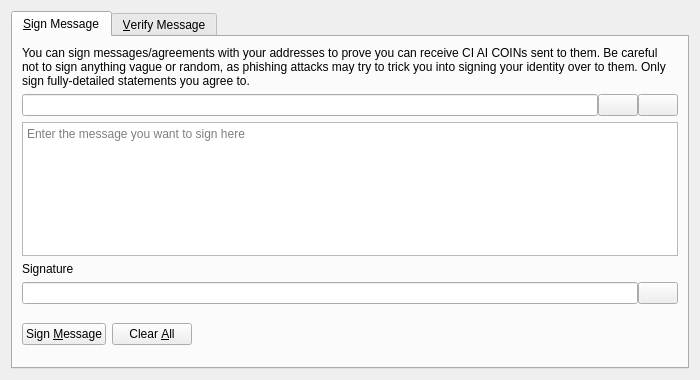
<?xml version="1.0" encoding="UTF-8"?>
<ui version="4.0">
 <class>SignVerifyMessageDialog</class>
 <widget class="QDialog" name="SignVerifyMessageDialog">
  <property name="geometry">
   <rect>
    <x>0</x>
    <y>0</y>
    <width>700</width>
    <height>380</height>
   </rect>
  </property>
  <property name="windowTitle">
   <string>Signatures - Sign / Verify a Message</string>
  </property>
  <property name="modal">
   <bool>true</bool>
  </property>
  <layout class="QVBoxLayout" name="verticalLayout">
   <item>
    <widget class="QTabWidget" name="tabWidget">
     <property name="currentIndex">
      <number>0</number>
     </property>
     <widget class="QWidget" name="tabSignMessage">
      <attribute name="title">
       <string>&amp;Sign Message</string>
      </attribute>
      <layout class="QVBoxLayout" name="verticalLayout_SM">
       <item>
        <widget class="QLabel" name="infoLabel_SM">
         <property name="text">
          <string>You can sign messages/agreements with your addresses to prove you can receive CI AI COINs sent to them. Be careful not to sign anything vague or random, as phishing attacks may try to trick you into signing your identity over to them. Only sign fully-detailed statements you agree to.</string>
         </property>
         <property name="textFormat">
          <enum>Qt::PlainText</enum>
         </property>
         <property name="wordWrap">
          <bool>true</bool>
         </property>
        </widget>
       </item>
       <item>
        <layout class="QHBoxLayout" name="horizontalLayout_1_SM">
         <property name="spacing">
          <number>0</number>
         </property>
         <item>
          <widget class="QValidatedLineEdit" name="addressIn_SM">
           <property name="toolTip">
            <string>The CI AI COIN address to sign the message with</string>
           </property>
          </widget>
         </item>
         <item>
          <widget class="QPushButton" name="addressBookButton_SM">
           <property name="toolTip">
            <string>Choose previously used address</string>
           </property>
           <property name="text">
            <string/>
           </property>
           <property name="icon">
            <iconset resource="../CI AI COIN.qrc">
             <normaloff>:/icons/address-book</normaloff>:/icons/address-book</iconset>
           </property>
           <property name="shortcut">
            <string>Alt+A</string>
           </property>
           <property name="autoDefault">
            <bool>false</bool>
           </property>
          </widget>
         </item>
         <item>
          <widget class="QPushButton" name="pasteButton_SM">
           <property name="toolTip">
            <string>Paste address from clipboard</string>
           </property>
           <property name="text">
            <string/>
           </property>
           <property name="icon">
            <iconset resource="../CI AI COIN.qrc">
             <normaloff>:/icons/editpaste</normaloff>:/icons/editpaste</iconset>
           </property>
           <property name="shortcut">
            <string>Alt+P</string>
           </property>
           <property name="autoDefault">
            <bool>false</bool>
           </property>
          </widget>
         </item>
        </layout>
       </item>
       <item>
        <widget class="QPlainTextEdit" name="messageIn_SM">
         <property name="toolTip">
          <string>Enter the message you want to sign here</string>
         </property>
         <property name="placeholderText">
          <string>Enter the message you want to sign here</string>
         </property>
        </widget>
       </item>
       <item>
        <widget class="QLabel" name="signatureLabel_SM">
         <property name="text">
          <string>Signature</string>
         </property>
         <property name="textFormat">
          <enum>Qt::PlainText</enum>
         </property>
        </widget>
       </item>
       <item>
        <layout class="QHBoxLayout" name="horizontalLayout_2_SM">
         <property name="spacing">
          <number>0</number>
         </property>
         <item>
          <widget class="QLineEdit" name="signatureOut_SM">
           <property name="font">
            <font>
             <italic>true</italic>
            </font>
           </property>
           <property name="readOnly">
            <bool>true</bool>
           </property>
          </widget>
         </item>
         <item>
          <widget class="QPushButton" name="copySignatureButton_SM">
           <property name="toolTip">
            <string>Copy the current signature to the system clipboard</string>
           </property>
           <property name="text">
            <string/>
           </property>
           <property name="icon">
            <iconset resource="../CI AI COIN.qrc">
             <normaloff>:/icons/editcopy</normaloff>:/icons/editcopy</iconset>
           </property>
           <property name="autoDefault">
            <bool>false</bool>
           </property>
          </widget>
         </item>
        </layout>
       </item>
       <item>
        <layout class="QHBoxLayout" name="horizontalLayout_3_SM">
         <item>
          <widget class="QPushButton" name="signMessageButton_SM">
           <property name="toolTip">
            <string>Sign the message to prove you own this CI AI COIN address</string>
           </property>
           <property name="text">
            <string>Sign &amp;Message</string>
           </property>
           <property name="icon">
            <iconset resource="../CI AI COIN.qrc">
             <normaloff>:/icons/edit</normaloff>:/icons/edit</iconset>
           </property>
           <property name="autoDefault">
            <bool>false</bool>
           </property>
          </widget>
         </item>
         <item>
          <widget class="QPushButton" name="clearButton_SM">
           <property name="toolTip">
            <string>Reset all sign message fields</string>
           </property>
           <property name="text">
            <string>Clear &amp;All</string>
           </property>
           <property name="icon">
            <iconset resource="../CI AI COIN.qrc">
             <normaloff>:/icons/remove</normaloff>:/icons/remove</iconset>
           </property>
           <property name="autoDefault">
            <bool>false</bool>
           </property>
          </widget>
         </item>
         <item>
          <spacer name="horizontalSpacer_1_SM">
           <property name="orientation">
            <enum>Qt::Horizontal</enum>
           </property>
           <property name="sizeHint" stdset="0">
            <size>
             <width>40</width>
             <height>48</height>
            </size>
           </property>
          </spacer>
         </item>
         <item>
          <widget class="QLabel" name="statusLabel_SM">
           <property name="font">
            <font>
             <weight>75</weight>
             <bold>true</bold>
            </font>
           </property>
           <property name="text">
            <string/>
           </property>
           <property name="wordWrap">
            <bool>true</bool>
           </property>
          </widget>
         </item>
         <item>
          <spacer name="horizontalSpacer_2_SM">
           <property name="orientation">
            <enum>Qt::Horizontal</enum>
           </property>
           <property name="sizeHint" stdset="0">
            <size>
             <width>40</width>
             <height>48</height>
            </size>
           </property>
          </spacer>
         </item>
        </layout>
       </item>
      </layout>
     </widget>
     <widget class="QWidget" name="tabVerifyMessage">
      <attribute name="title">
       <string>&amp;Verify Message</string>
      </attribute>
      <layout class="QVBoxLayout" name="verticalLayout_VM">
       <item>
        <widget class="QLabel" name="infoLabel_VM">
         <property name="text">
          <string>Enter the receiver's address, message (ensure you copy line breaks, spaces, tabs, etc. exactly) and signature below to verify the message. Be careful not to read more into the signature than what is in the signed message itself, to avoid being tricked by a man-in-the-middle attack. Note that this only proves the signing party receives with the address, it cannot prove sendership of any transaction!</string>
         </property>
         <property name="textFormat">
          <enum>Qt::PlainText</enum>
         </property>
         <property name="alignment">
          <set>Qt::AlignLeading|Qt::AlignLeft|Qt::AlignTop</set>
         </property>
         <property name="wordWrap">
          <bool>true</bool>
         </property>
        </widget>
       </item>
       <item>
        <layout class="QHBoxLayout" name="horizontalLayout_1_VM">
         <property name="spacing">
          <number>0</number>
         </property>
         <item>
          <widget class="QValidatedLineEdit" name="addressIn_VM">
           <property name="toolTip">
            <string>The CI AI COIN address the message was signed with</string>
           </property>
          </widget>
         </item>
         <item>
          <widget class="QPushButton" name="addressBookButton_VM">
           <property name="toolTip">
            <string>Choose previously used address</string>
           </property>
           <property name="text">
            <string/>
           </property>
           <property name="icon">
            <iconset resource="../CI AI COIN.qrc">
             <normaloff>:/icons/address-book</normaloff>:/icons/address-book</iconset>
           </property>
           <property name="shortcut">
            <string>Alt+A</string>
           </property>
           <property name="autoDefault">
            <bool>false</bool>
           </property>
          </widget>
         </item>
        </layout>
       </item>
       <item>
        <widget class="QPlainTextEdit" name="messageIn_VM">
          <property name="toolTip">
            <string>The signed message to verify</string>
          </property>
          <property name="placeholderText">
            <string>The signed message to verify</string>
          </property>
        </widget>
       </item>
       <item>
        <widget class="QValidatedLineEdit" name="signatureIn_VM">
          <property name="toolTip">
            <string>The signature given when the message was signed</string>
          </property>
          <property name="placeholderText">
            <string>The signature given when the message was signed</string>
          </property>
        </widget>
       </item>
       <item>
        <layout class="QHBoxLayout" name="horizontalLayout_2_VM">
         <item>
          <widget class="QPushButton" name="verifyMessageButton_VM">
           <property name="toolTip">
            <string>Verify the message to ensure it was signed with the specified CI AI COIN address</string>
           </property>
           <property name="text">
            <string>Verify &amp;Message</string>
           </property>
           <property name="icon">
            <iconset resource="../CI AI COIN.qrc">
             <normaloff>:/icons/transaction_0</normaloff>:/icons/transaction_0</iconset>
           </property>
           <property name="autoDefault">
            <bool>false</bool>
           </property>
          </widget>
         </item>
         <item>
          <widget class="QPushButton" name="clearButton_VM">
           <property name="toolTip">
            <string>Reset all verify message fields</string>
           </property>
           <property name="text">
            <string>Clear &amp;All</string>
           </property>
           <property name="icon">
            <iconset resource="../CI AI COIN.qrc">
             <normaloff>:/icons/remove</normaloff>:/icons/remove</iconset>
           </property>
           <property name="autoDefault">
            <bool>false</bool>
           </property>
          </widget>
         </item>
         <item>
          <spacer name="horizontalSpacer_1_VM">
           <property name="orientation">
            <enum>Qt::Horizontal</enum>
           </property>
           <property name="sizeHint" stdset="0">
            <size>
             <width>40</width>
             <height>48</height>
            </size>
           </property>
          </spacer>
         </item>
         <item>
          <widget class="QLabel" name="statusLabel_VM">
           <property name="font">
            <font>
             <weight>75</weight>
             <bold>true</bold>
            </font>
           </property>
           <property name="text">
            <string/>
           </property>
           <property name="wordWrap">
            <bool>true</bool>
           </property>
          </widget>
         </item>
         <item>
          <spacer name="horizontalSpacer_2_VM">
           <property name="orientation">
            <enum>Qt::Horizontal</enum>
           </property>
           <property name="sizeHint" stdset="0">
            <size>
             <width>40</width>
             <height>48</height>
            </size>
           </property>
          </spacer>
         </item>
        </layout>
       </item>
      </layout>
     </widget>
    </widget>
   </item>
  </layout>
 </widget>
 <customwidgets>
  <customwidget>
   <class>QValidatedLineEdit</class>
   <extends>QLineEdit</extends>
   <header>qt/qvalidatedlineedit.h</header>
  </customwidget>
 </customwidgets>
 <resources>
  <include location="../CI AI COIN.qrc"/>
 </resources>
 <connections/>
</ui>
